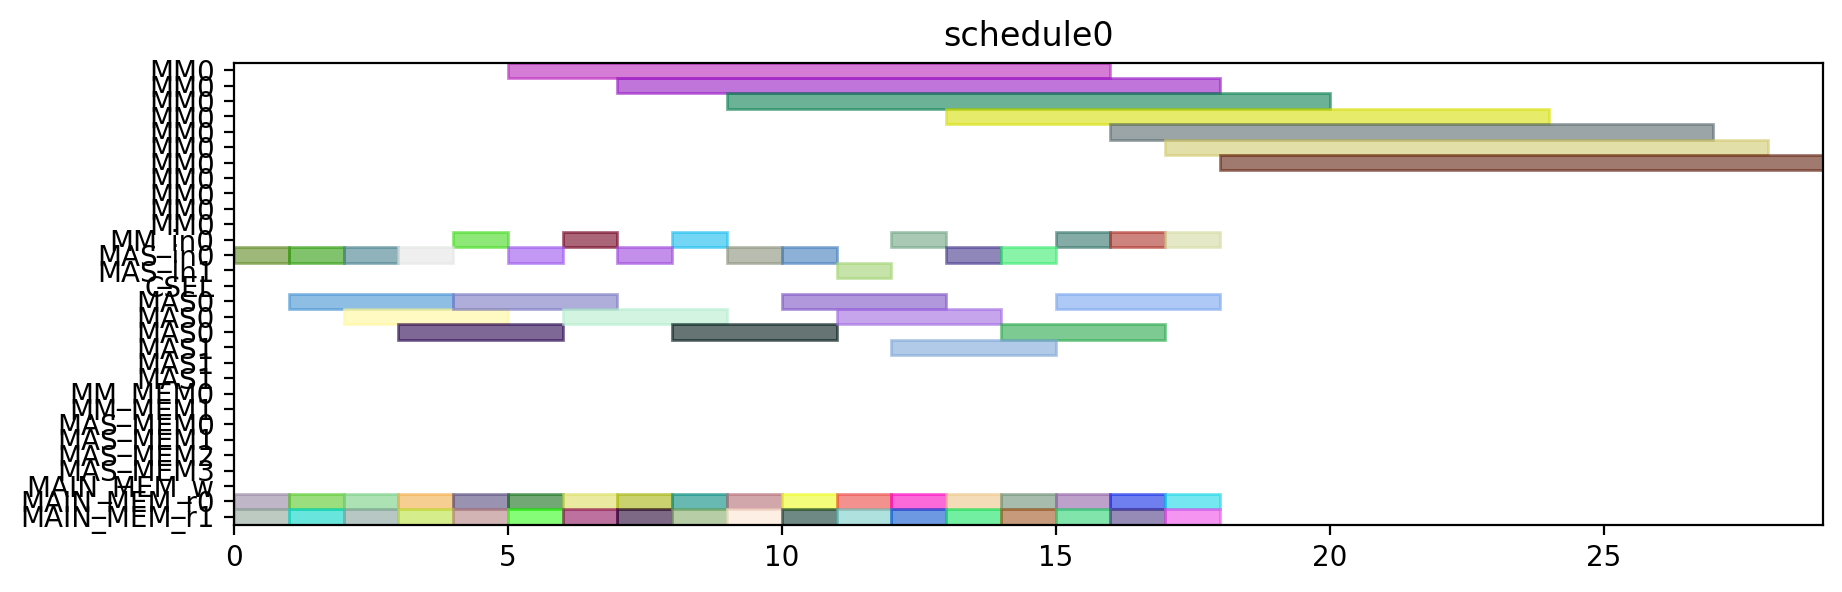

The Python source for this figure:
from pyschedule import Scenario, solvers, plotters, alt


def solve():
	horizon = 120
	S = Scenario("schedule0", horizon=horizon)

	# resource
	MM = S.Resources('MM', num=1, size=11)
	MM_in = S.Resources('MM_in', num=1)
	MAS_in = S.Resources('MAS_in', num=2)
	CSEL = S.Resource('CSEL')
	MAS = S.Resources('MAS', num=2, size=3, periods=range(1, horizon))
	MM_MEM = S.Resources('MM_MEM', num=2)
	MAS_MEM = S.Resources('MAS_MEM', num=4)
	MAIN_MEM_w = S.Resource('MAIN_MEM_w', size=1)
	MAIN_MEM_r = S.Resources('MAIN_MEM_r', num=2)

	# result of previous scheduling

	# new tasks
	t0_t0 = S.Task('t0_t0', length=3, delay_cost=1)
	t0_t0 += alt(MAS)
	t0_t0_in = S.Task('t0_t0_in', length=1, delay_cost=1)
	t0_t0_in += alt(MAS_in)
	S += t0_t0_in*MAS_in[0]<=t0_t0*MAS[0]

	S += t0_t0_in*MAS_in[1]<=t0_t0*MAS[1]

	t0_t0_mem0 = S.Task('t0_t0_mem0', length=1, delay_cost=1)
	t0_t0_mem0 += MAIN_MEM_r[0]
	S += t0_t0_mem0 <= t0_t0

	t0_t0_mem1 = S.Task('t0_t0_mem1', length=1, delay_cost=1)
	t0_t0_mem1 += MAIN_MEM_r[1]
	S += t0_t0_mem1 <= t0_t0

	t0_t1 = S.Task('t0_t1', length=3, delay_cost=1)
	t0_t1 += alt(MAS)
	t0_t1_in = S.Task('t0_t1_in', length=1, delay_cost=1)
	t0_t1_in += alt(MAS_in)
	S += t0_t1_in*MAS_in[0]<=t0_t1*MAS[0]

	S += t0_t1_in*MAS_in[1]<=t0_t1*MAS[1]

	t0_t1_mem0 = S.Task('t0_t1_mem0', length=1, delay_cost=1)
	t0_t1_mem0 += MAIN_MEM_r[0]
	S += t0_t1_mem0 <= t0_t1

	t0_t1_mem1 = S.Task('t0_t1_mem1', length=1, delay_cost=1)
	t0_t1_mem1 += MAIN_MEM_r[1]
	S += t0_t1_mem1 <= t0_t1

	t0_t3 = S.Task('t0_t3', length=11, delay_cost=1)
	t0_t3 += alt(MM)
	t0_t3_in = S.Task('t0_t3_in', length=1, delay_cost=1)
	t0_t3_in += alt(MM_in)
	S += t0_t3_in*MM_in[0]<=t0_t3*MM[0]
	t0_t3_mem0 = S.Task('t0_t3_mem0', length=1, delay_cost=1)
	t0_t3_mem0 += MAIN_MEM_r[0]
	S += t0_t3_mem0 <= t0_t3

	t0_t3_mem1 = S.Task('t0_t3_mem1', length=1, delay_cost=1)
	t0_t3_mem1 += MAIN_MEM_r[1]
	S += t0_t3_mem1 <= t0_t3

	t1_t0 = S.Task('t1_t0', length=3, delay_cost=1)
	t1_t0 += alt(MAS)
	t1_t0_in = S.Task('t1_t0_in', length=1, delay_cost=1)
	t1_t0_in += alt(MAS_in)
	S += t1_t0_in*MAS_in[0]<=t1_t0*MAS[0]

	S += t1_t0_in*MAS_in[1]<=t1_t0*MAS[1]

	t1_t0_mem0 = S.Task('t1_t0_mem0', length=1, delay_cost=1)
	t1_t0_mem0 += MAIN_MEM_r[0]
	S += t1_t0_mem0 <= t1_t0

	t1_t0_mem1 = S.Task('t1_t0_mem1', length=1, delay_cost=1)
	t1_t0_mem1 += MAIN_MEM_r[1]
	S += t1_t0_mem1 <= t1_t0

	t1_t1 = S.Task('t1_t1', length=3, delay_cost=1)
	t1_t1 += alt(MAS)
	t1_t1_in = S.Task('t1_t1_in', length=1, delay_cost=1)
	t1_t1_in += alt(MAS_in)
	S += t1_t1_in*MAS_in[0]<=t1_t1*MAS[0]

	S += t1_t1_in*MAS_in[1]<=t1_t1*MAS[1]

	t1_t1_mem0 = S.Task('t1_t1_mem0', length=1, delay_cost=1)
	t1_t1_mem0 += MAIN_MEM_r[0]
	S += t1_t1_mem0 <= t1_t1

	t1_t1_mem1 = S.Task('t1_t1_mem1', length=1, delay_cost=1)
	t1_t1_mem1 += MAIN_MEM_r[1]
	S += t1_t1_mem1 <= t1_t1

	t1_t3 = S.Task('t1_t3', length=11, delay_cost=1)
	t1_t3 += alt(MM)
	t1_t3_in = S.Task('t1_t3_in', length=1, delay_cost=1)
	t1_t3_in += alt(MM_in)
	S += t1_t3_in*MM_in[0]<=t1_t3*MM[0]
	t1_t3_mem0 = S.Task('t1_t3_mem0', length=1, delay_cost=1)
	t1_t3_mem0 += MAIN_MEM_r[0]
	S += t1_t3_mem0 <= t1_t3

	t1_t3_mem1 = S.Task('t1_t3_mem1', length=1, delay_cost=1)
	t1_t3_mem1 += MAIN_MEM_r[1]
	S += t1_t3_mem1 <= t1_t3

	t2_t2 = S.Task('t2_t2', length=3, delay_cost=1)
	t2_t2 += alt(MAS)
	t2_t2_in = S.Task('t2_t2_in', length=1, delay_cost=1)
	t2_t2_in += alt(MAS_in)
	S += t2_t2_in*MAS_in[0]<=t2_t2*MAS[0]

	S += t2_t2_in*MAS_in[1]<=t2_t2*MAS[1]

	t2_t2_mem0 = S.Task('t2_t2_mem0', length=1, delay_cost=1)
	t2_t2_mem0 += MAIN_MEM_r[0]
	S += t2_t2_mem0 <= t2_t2

	t2_t2_mem1 = S.Task('t2_t2_mem1', length=1, delay_cost=1)
	t2_t2_mem1 += MAIN_MEM_r[1]
	S += t2_t2_mem1 <= t2_t2

	t5_t0 = S.Task('t5_t0', length=11, delay_cost=1)
	t5_t0 += alt(MM)
	t5_t0_in = S.Task('t5_t0_in', length=1, delay_cost=1)
	t5_t0_in += alt(MM_in)
	S += t5_t0_in*MM_in[0]<=t5_t0*MM[0]
	t5_t0_mem0 = S.Task('t5_t0_mem0', length=1, delay_cost=1)
	t5_t0_mem0 += MAIN_MEM_r[0]
	S += t5_t0_mem0 <= t5_t0

	t5_t0_mem1 = S.Task('t5_t0_mem1', length=1, delay_cost=1)
	t5_t0_mem1 += MAIN_MEM_r[1]
	S += t5_t0_mem1 <= t5_t0

	t5_t1 = S.Task('t5_t1', length=11, delay_cost=1)
	t5_t1 += alt(MM)
	t5_t1_in = S.Task('t5_t1_in', length=1, delay_cost=1)
	t5_t1_in += alt(MM_in)
	S += t5_t1_in*MM_in[0]<=t5_t1*MM[0]
	t5_t1_mem0 = S.Task('t5_t1_mem0', length=1, delay_cost=1)
	t5_t1_mem0 += MAIN_MEM_r[0]
	S += t5_t1_mem0 <= t5_t1

	t5_t1_mem1 = S.Task('t5_t1_mem1', length=1, delay_cost=1)
	t5_t1_mem1 += MAIN_MEM_r[1]
	S += t5_t1_mem1 <= t5_t1

	t5_t2 = S.Task('t5_t2', length=3, delay_cost=1)
	t5_t2 += alt(MAS)
	t5_t2_in = S.Task('t5_t2_in', length=1, delay_cost=1)
	t5_t2_in += alt(MAS_in)
	S += t5_t2_in*MAS_in[0]<=t5_t2*MAS[0]

	S += t5_t2_in*MAS_in[1]<=t5_t2*MAS[1]

	t5_t2_mem0 = S.Task('t5_t2_mem0', length=1, delay_cost=1)
	t5_t2_mem0 += MAIN_MEM_r[0]
	S += t5_t2_mem0 <= t5_t2

	t5_t2_mem1 = S.Task('t5_t2_mem1', length=1, delay_cost=1)
	t5_t2_mem1 += MAIN_MEM_r[1]
	S += t5_t2_mem1 <= t5_t2

	t5_t3 = S.Task('t5_t3', length=3, delay_cost=1)
	t5_t3 += alt(MAS)
	t5_t3_in = S.Task('t5_t3_in', length=1, delay_cost=1)
	t5_t3_in += alt(MAS_in)
	S += t5_t3_in*MAS_in[0]<=t5_t3*MAS[0]

	S += t5_t3_in*MAS_in[1]<=t5_t3*MAS[1]

	t5_t3_mem0 = S.Task('t5_t3_mem0', length=1, delay_cost=1)
	t5_t3_mem0 += MAIN_MEM_r[0]
	S += t5_t3_mem0 <= t5_t3

	t5_t3_mem1 = S.Task('t5_t3_mem1', length=1, delay_cost=1)
	t5_t3_mem1 += MAIN_MEM_r[1]
	S += t5_t3_mem1 <= t5_t3

	t7_t0 = S.Task('t7_t0', length=3, delay_cost=1)
	t7_t0 += alt(MAS)
	t7_t0_in = S.Task('t7_t0_in', length=1, delay_cost=1)
	t7_t0_in += alt(MAS_in)
	S += t7_t0_in*MAS_in[0]<=t7_t0*MAS[0]

	S += t7_t0_in*MAS_in[1]<=t7_t0*MAS[1]

	t7_t0_mem0 = S.Task('t7_t0_mem0', length=1, delay_cost=1)
	t7_t0_mem0 += MAIN_MEM_r[0]
	S += t7_t0_mem0 <= t7_t0

	t7_t0_mem1 = S.Task('t7_t0_mem1', length=1, delay_cost=1)
	t7_t0_mem1 += MAIN_MEM_r[1]
	S += t7_t0_mem1 <= t7_t0

	t7_t1 = S.Task('t7_t1', length=3, delay_cost=1)
	t7_t1 += alt(MAS)
	t7_t1_in = S.Task('t7_t1_in', length=1, delay_cost=1)
	t7_t1_in += alt(MAS_in)
	S += t7_t1_in*MAS_in[0]<=t7_t1*MAS[0]

	S += t7_t1_in*MAS_in[1]<=t7_t1*MAS[1]

	t7_t1_mem0 = S.Task('t7_t1_mem0', length=1, delay_cost=1)
	t7_t1_mem0 += MAIN_MEM_r[0]
	S += t7_t1_mem0 <= t7_t1

	t7_t1_mem1 = S.Task('t7_t1_mem1', length=1, delay_cost=1)
	t7_t1_mem1 += MAIN_MEM_r[1]
	S += t7_t1_mem1 <= t7_t1

	t7_t3 = S.Task('t7_t3', length=11, delay_cost=1)
	t7_t3 += alt(MM)
	t7_t3_in = S.Task('t7_t3_in', length=1, delay_cost=1)
	t7_t3_in += alt(MM_in)
	S += t7_t3_in*MM_in[0]<=t7_t3*MM[0]
	t7_t3_mem0 = S.Task('t7_t3_mem0', length=1, delay_cost=1)
	t7_t3_mem0 += MAIN_MEM_r[0]
	S += t7_t3_mem0 <= t7_t3

	t7_t3_mem1 = S.Task('t7_t3_mem1', length=1, delay_cost=1)
	t7_t3_mem1 += MAIN_MEM_r[1]
	S += t7_t3_mem1 <= t7_t3

	t10_t0 = S.Task('t10_t0', length=11, delay_cost=1)
	t10_t0 += alt(MM)
	t10_t0_in = S.Task('t10_t0_in', length=1, delay_cost=1)
	t10_t0_in += alt(MM_in)
	S += t10_t0_in*MM_in[0]<=t10_t0*MM[0]
	t10_t0_mem0 = S.Task('t10_t0_mem0', length=1, delay_cost=1)
	t10_t0_mem0 += MAIN_MEM_r[0]
	S += t10_t0_mem0 <= t10_t0

	t10_t0_mem1 = S.Task('t10_t0_mem1', length=1, delay_cost=1)
	t10_t0_mem1 += MAIN_MEM_r[1]
	S += t10_t0_mem1 <= t10_t0

	t10_t1 = S.Task('t10_t1', length=11, delay_cost=1)
	t10_t1 += alt(MM)
	t10_t1_in = S.Task('t10_t1_in', length=1, delay_cost=1)
	t10_t1_in += alt(MM_in)
	S += t10_t1_in*MM_in[0]<=t10_t1*MM[0]
	t10_t1_mem0 = S.Task('t10_t1_mem0', length=1, delay_cost=1)
	t10_t1_mem0 += MAIN_MEM_r[0]
	S += t10_t1_mem0 <= t10_t1

	t10_t1_mem1 = S.Task('t10_t1_mem1', length=1, delay_cost=1)
	t10_t1_mem1 += MAIN_MEM_r[1]
	S += t10_t1_mem1 <= t10_t1

	t10_t2 = S.Task('t10_t2', length=3, delay_cost=1)
	t10_t2 += alt(MAS)
	t10_t2_in = S.Task('t10_t2_in', length=1, delay_cost=1)
	t10_t2_in += alt(MAS_in)
	S += t10_t2_in*MAS_in[0]<=t10_t2*MAS[0]

	S += t10_t2_in*MAS_in[1]<=t10_t2*MAS[1]

	t10_t2_mem0 = S.Task('t10_t2_mem0', length=1, delay_cost=1)
	t10_t2_mem0 += MAIN_MEM_r[0]
	S += t10_t2_mem0 <= t10_t2

	t10_t2_mem1 = S.Task('t10_t2_mem1', length=1, delay_cost=1)
	t10_t2_mem1 += MAIN_MEM_r[1]
	S += t10_t2_mem1 <= t10_t2

	t10_t3 = S.Task('t10_t3', length=3, delay_cost=1)
	t10_t3 += alt(MAS)
	t10_t3_in = S.Task('t10_t3_in', length=1, delay_cost=1)
	t10_t3_in += alt(MAS_in)
	S += t10_t3_in*MAS_in[0]<=t10_t3*MAS[0]

	S += t10_t3_in*MAS_in[1]<=t10_t3*MAS[1]

	t10_t3_mem0 = S.Task('t10_t3_mem0', length=1, delay_cost=1)
	t10_t3_mem0 += MAIN_MEM_r[0]
	S += t10_t3_mem0 <= t10_t3

	t10_t3_mem1 = S.Task('t10_t3_mem1', length=1, delay_cost=1)
	t10_t3_mem1 += MAIN_MEM_r[1]
	S += t10_t3_mem1 <= t10_t3

	solvers.mip.solve(S,msg=1,kind='CPLEX',ratio_gap=1.01)

	solution = [['hoge']*len(S.solution()[1]) for i in range(len(S.solution()))]
	for i in range(len(S.solution())):
		for j in range(len(S.solution()[i])):
			solution[i][j]=str(S.solution()[i][j])
	print(solution)

	cycles = int(solution[-1][3])

	pic_file_name = "/mnt/rose/usr1/fukuda/ABE/multiRAM_multiMAS_16mux/scheduling_result/stage11MM1_stage3MAS2/EP2_DBL_w_EVAL/schedule0.png"
	if(S.solution() != []):
		plotters.matplotlib.plot(S,img_filename=pic_file_name, show_task_labels=False, fig_size=(cycles*0.25+3, 3))

	return solution
